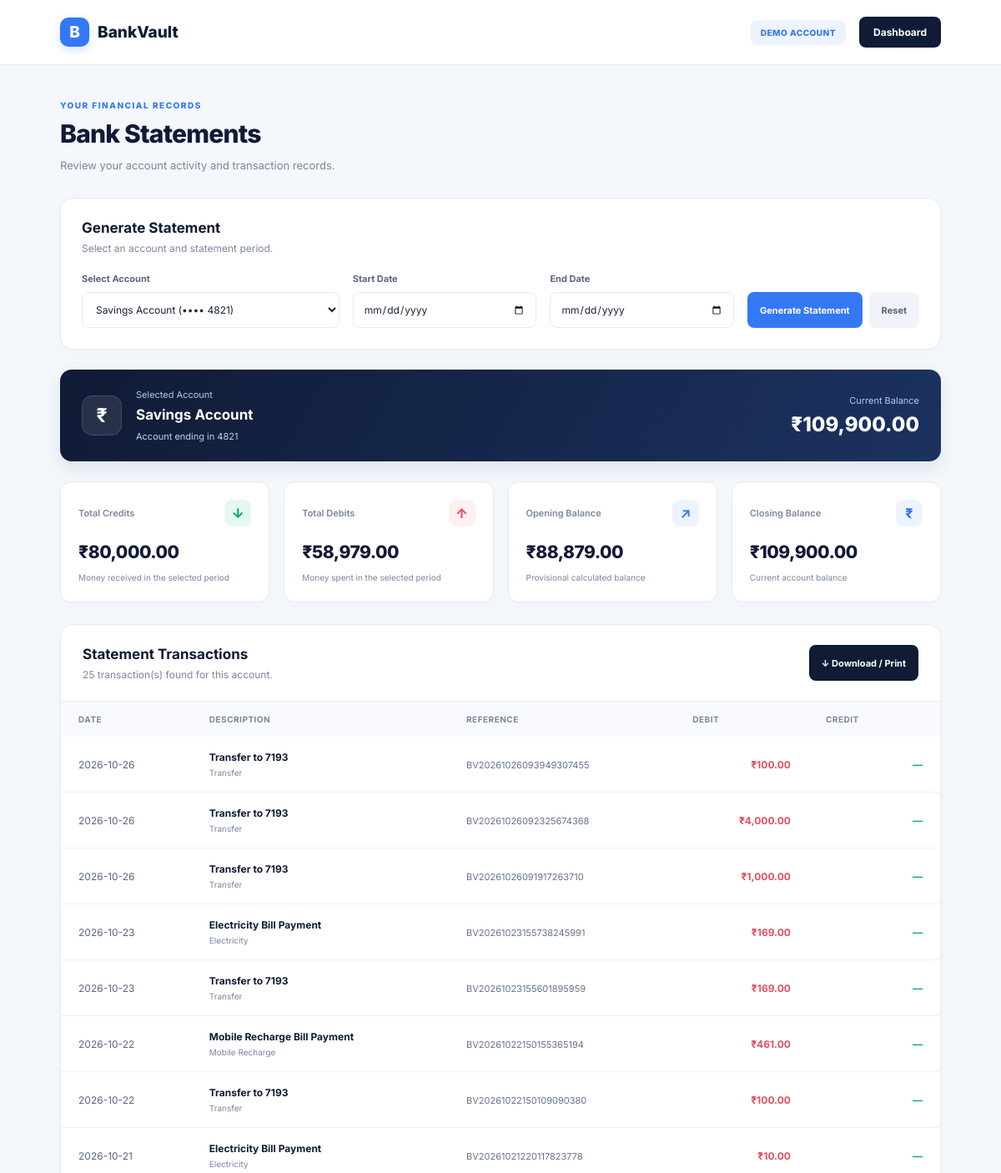
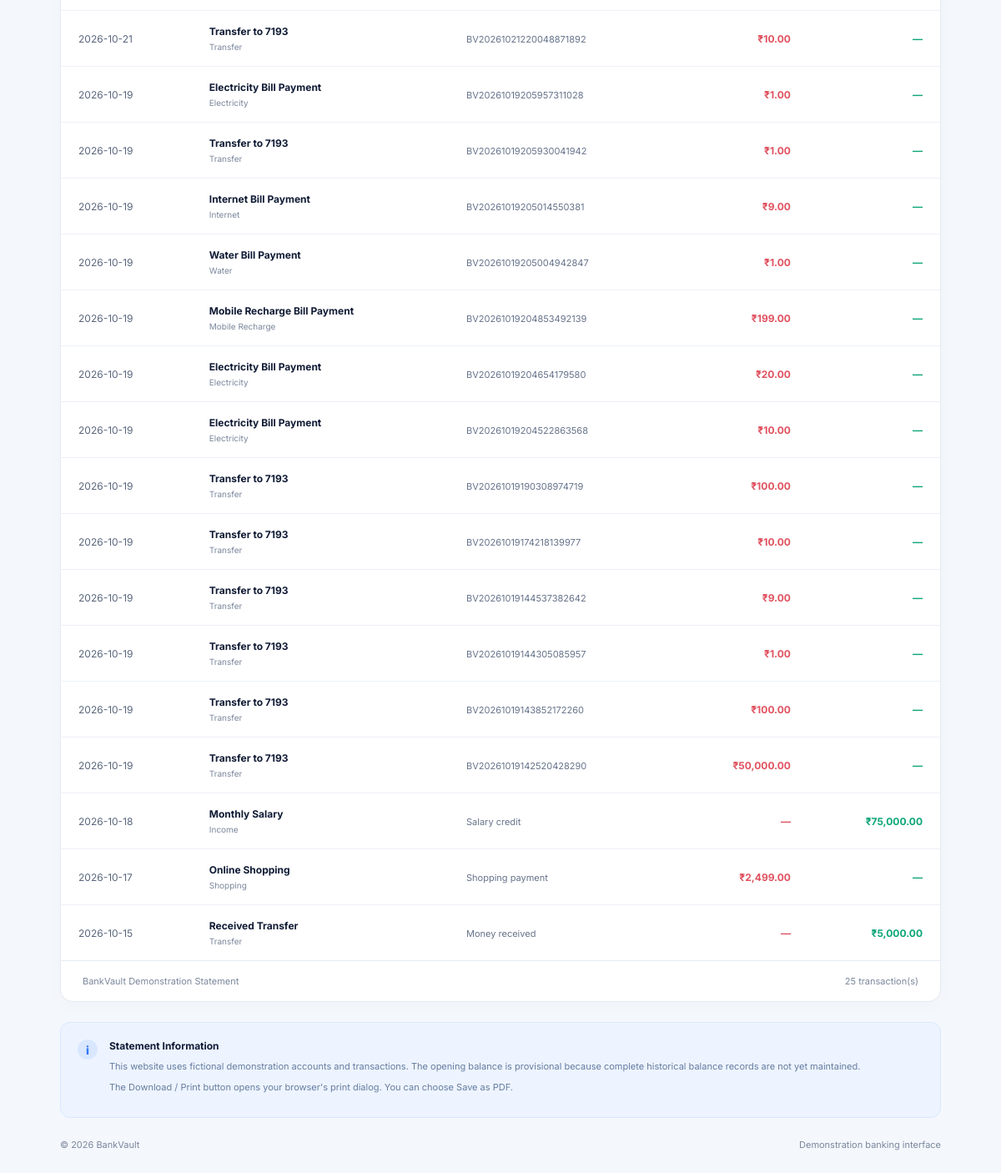
The page /statements (signed in) on the database its author committed (2 pictures, top to bottom).
### tables this page shows
CREATE TABLE accounts (
            id INTEGER PRIMARY KEY AUTOINCREMENT,
            user_id INTEGER NOT NULL,
            account_number TEXT UNIQUE NOT NULL,
            account_type TEXT NOT NULL,
            balance REAL NOT NULL DEFAULT 0,
            FOREIGN KEY (user_id) REFERENCES users(id)
        );

CREATE TABLE transactions (
            id INTEGER PRIMARY KEY AUTOINCREMENT,
            user_id INTEGER NOT NULL,
            account_id INTEGER,
            name TEXT NOT NULL,
            reference TEXT,
            category TEXT NOT NULL,
            amount REAL NOT NULL,
            type TEXT NOT NULL CHECK(type IN ('credit', 'debit')),
            status TEXT NOT NULL DEFAULT 'Completed',
            transaction_date TEXT NOT NULL,
            FOREIGN KEY (user_id) REFERENCES users(id),
            FOREIGN KEY (account_id) REFERENCES accounts(id)
        );

### app.py (the view, shortened to what this page needs)
@app.route("/statements")
@login_required
def statements():
    connection = get_db_connection()
    user_id = session["user_id"]
    accounts = connection.execute(
        """
        SELECT id, account_number, account_type, balance
        FROM accounts
        WHERE user_id = ?
        ORDER BY id
        """,
        (user_id,)
    ).fetchall()
    selected_account = request.args.get("account_id", "").strip()
    start_date = request.args.get("start_date", "").strip()
    end_date = request.args.get("end_date", "").strip()
    account = None
    if account is None and accounts:
        account = accounts[0]
    transactions = []
    total_credits = 0
    total_debits = 0
    if account:
        query = """
            SELECT
                id,
                name,
                reference,
                category,
                amount,
                type,
                status,
                transaction_date
            FROM transactions
            WHERE user_id = ?
              AND account_id = ?
        """
        parameters = [user_id, account["id"]]
        if start_date:
            query += " AND transaction_date >= ?"
            parameters.append(start_date)
        if end_date:
            query += " AND transaction_date <= ?"
            parameters.append(end_date)
        query += " ORDER BY transaction_date DESC, id DESC"
        transactions = connection.execute(
            query,
            parameters
        ).fetchall()
        total_credits = sum(
            row["amount"]
            for row in transactions
            if row["type"] == "credit"
        )
        total_debits = sum(
            row["amount"]
            for row in transactions
            if row["type"] == "debit"
        )
    connection.close()
    closing_balance = account["balance"] if account else 0
    opening_balance = closing_balance - total_credits + total_debits
    return render_template(
        "statements.html",
        accounts=accounts,
        account=account,
        transactions=transactions,
        selected_account=str(account["id"]) if account else "",
        start_date=start_date,
        end_date=end_date,
        total_credits=total_credits,
        total_debits=total_debits,
        opening_balance=opening_balance,
        closing_balance=closing_balance
    )

### app.py (called while the page is built)
def get_db_connection():
    connection = sqlite3.connect(DATABASE)
    connection.row_factory = sqlite3.Row
    return connection

def login_required(view_function):
    @wraps(view_function)
    def wrapped_view(*args, **kwargs):
        if "user_id" not in session:
            flash("Please log in to access your dashboard.", "error")
            return redirect(url_for("login"))
        return view_function(*args, **kwargs)
    return wrapped_view

### templates/statements.html (shortened to what this page needs)
<!DOCTYPE html>
<html lang="en">
<head>
    <link rel="stylesheet"
          href="{{ url_for('static', filename='statements.css') }}">
</head>
<body>
    <header class="statements-header">
        <a href="{{ url_for('dashboard') }}" class="brand">
            <span class="brand-icon">B</span>
            <span>BankVault</span>
        </a>
        <div class="header-right">
            <span class="demo-badge">DEMO ACCOUNT</span>
            <a href="{{ url_for('dashboard') }}" class="back-button">
                Dashboard
            </a>
        </div>
    </header>
    <main class="statements-container">
        <section class="page-heading">
            <div>
                <p class="eyebrow">YOUR FINANCIAL RECORDS</p>
                <h1>Bank Statements</h1>
                <p class="subtitle">
                    Review your account activity and transaction records.
                </p>
            </div>
        </section>
        <section class="filter-panel">
            <div class="section-heading">
                <h2>Generate Statement</h2>
                <p>
                    Select an account and statement period.
                </p>
            </div>
            <form method="GET"
                  action="{{ url_for('statements') }}"
                  class="filter-form">
                <div class="form-group">
                    <label for="account_id">Select Account</label>
                    <select name="account_id"
                            id="account_id"
                            required>
                        {% for item in accounts %}
                        <option value="{{ item.id }}"
                            {% if selected_account == item.id|string %}
                                selected
                            {% endif %}>
                            {{ item.account_type }} Account
                            (•••• {{ item.account_number[-4:] }})
                        </option>
                        {% endfor %}
                    </select>
                </div>
                <div class="form-group">
                    <label for="start_date">Start Date</label>
                    <input type="date"
                           name="start_date"
                           id="start_date"
                           value="{{ start_date }}">
                </div>
                <div class="form-group">
                    <label for="end_date">End Date</label>
                    <input type="date"
                           name="end_date"
                           id="end_date"
                           value="{{ end_date }}">
                </div>
                <div class="filter-actions">
                    <button type="submit" class="primary-button">
                        Generate Statement
                    </button>
                    <a href="{{ url_for('statements') }}"
                       class="secondary-button">
                        Reset
                    </a>
                </div>
            </form>
        </section>
        {% if account %}
        <section class="account-banner">
            <div class="account-banner-icon">₹</div>
            <div class="account-banner-details">
                <p>Selected Account</p>
                <h2>{{ account.account_type }} Account</h2>
                <span>
                    Account ending in {{ account.account_number[-4:] }}
                </span>
            </div>
            <div class="account-banner-balance">
                <p>Current Balance</p>
                <h2>₹{{ "{:,.2f}".format(account.balance) }}</h2>
            </div>
        </section>
        <section class="summary-grid">
            <article class="summary-card">
                <div class="summary-card-top">
                    <span>Total Credits</span>
                    <span class="summary-icon credit-icon">↓</span>
                </div>
                <h2>₹{{ "{:,.2f}".format(total_credits) }}</h2>
                <p>Money received in the selected period</p>
            </article>
            <article class="summary-card">
                <div class="summary-card-top">
                    <span>Total Debits</span>
                    <span class="summary-icon debit-icon">↑</span>
                </div>
                <h2>₹{{ "{:,.2f}".format(total_debits) }}</h2>
                <p>Money spent in the selected period</p>
            </article>
            <article class="summary-card">
                <div class="summary-card-top">
                    <span>Opening Balance</span>
                    <span class="summary-icon neutral-icon">↗</span>
                </div>
                <h2>₹{{ "{:,.2f}".format(opening_balance) }}</h2>
                <p>Provisional calculated balance</p>
            </article>
            <article class="summary-card">
                <div class="summary-card-top">
                    <span>Closing Balance</span>
                    <span class="summary-icon neutral-icon">₹</span>
                </div>
                <h2>₹{{ "{:,.2f}".format(closing_balance) }}</h2>
                <p>Current account balance</p>
            </article>
        </section>
        <section class="statement-panel">
            <div class="panel-heading">
                <div>
                    <h2>Statement Transactions</h2>
                    <p>
                        {{ transactions|length }}
                        transaction(s) found for this account.
                    </p>
                </div>
                <button type="button"
                        class="download-button"
                        onclick="window.print()">
                    ↓ Download / Print
                </button>
            </div>
            <div class="table-wrapper">
                <table>
                    <thead>
                        <tr>
                            <th>Date</th>
                            <th>Description</th>
                            <th>Reference</th>
                            <th>Debit</th>
                            <th>Credit</th>
                        </tr>
                    </thead>
                    <tbody>
                        {% for transaction in transactions %}
                        <tr>
                            <td>
                                {{ transaction.transaction_date }}
                            </td>
                            <td>
                                <strong>{{ transaction.name }}</strong>
                                <small class="category-text">
                                    {{ transaction.category }}
                                </small>
                            </td>
                            <td>
                                <span class="reference-text">
                                    {{ transaction.reference }}
                                </span>
                            </td>
                            <td class="debit-amount">
                                {% if transaction.type == 'debit' %}
                                    ₹{{ "{:,.2f}".format(transaction.amount) }}
                                {% else %}
                                    —
                                {% endif %}
                            </td>
                            <td class="credit-amount">
                                {% if transaction.type == 'credit' %}
                                    ₹{{ "{:,.2f}".format(transaction.amount) }}
                                {% else %}
                                    —
                                {% endif %}
                            </td>
                        </tr>
                        {% endfor %}
                    </tbody>
                </table>
            </div>
            <div class="statement-footer">
                <span>
                    BankVault Demonstration Statement
                </span>
                <span>
                    {{ transactions|length }} transaction(s)
                </span>
            </div>
        </section>
        {% endif %}
        <section class="information-panel">
            <span class="information-icon">i</span>
            <div>
                <h3>Statement Information</h3>
                <p>
                    This website uses fictional demonstration accounts
                    and transactions. The opening balance is provisional
                    because complete historical balance records are not
                    yet maintained.
                </p>
                <p>
                    The Download / Print button opens your browser's
                    print dialog. You can choose Save as PDF.
                </p>
            </div>
        </section>
        <footer class="statements-footer">
            <span>© 2026 BankVault</span>
            <span>Demonstration banking interface</span>
        </footer>
    </main>
</body>
</html>

### rows shown on the page
accounts: account_type "Savings", account_number "4821", balance "109,900.00"
transactions: amount "100.00"
transactions: amount "4,000.00"
transactions: amount "1,000.00"
transactions: amount "169.00"
transactions: amount "169.00"
transactions: amount "461.00"
transactions: amount "100.00"
transactions: amount "10.00"
transactions: amount "10.00"
transactions: amount "1.00"
transactions: amount "1.00"
transactions: amount "9.00"
transactions: amount "1.00"
transactions: amount "199.00"
transactions: amount "20.00"
transactions: amount "10.00"
transactions: amount "100.00"
transactions: amount "10.00"
transactions: amount "9.00"
transactions: amount "1.00"
transactions: amount "100.00"
transactions: amount "50,000.00"
transactions: amount "75,000.00"
transactions: amount "2,499.00"
transactions: amount "5,000.00"

### other values the page prints
{{ "{:,.2f}".format(total_credits) }} "80,000.00"
{{ "{:,.2f}".format(total_debits) }} "58,979.00"
{{ "{:,.2f}".format(opening_balance) }} "88,879.00"
{{ transactions|length }} "25"
form field account_id "Savings Account (•••• 4821)"
